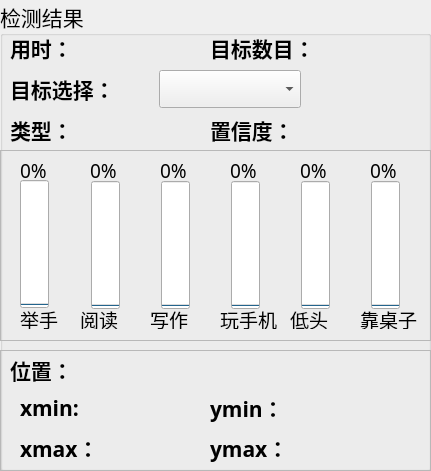
    <widget class="QGroupBox" name="groupBox_2">
     <property name="geometry">
      <rect>
       <x>0</x>
       <y>160</y>
       <width>431</width>
       <height>471</height>
      </rect>
     </property>
     <property name="font">
      <font>
       <family>华文楷体</family>
       <pointsize>16</pointsize>
      </font>
     </property>
     <property name="title">
      <string>检测结果</string>
     </property>
     <widget class="QFrame" name="frame_6">
      <property name="geometry">
       <rect>
        <x>0</x>
        <y>350</y>
        <width>431</width>
        <height>121</height>
       </rect>
      </property>
      <property name="frameShape">
       <enum>QFrame::StyledPanel</enum>
      </property>
      <property name="frameShadow">
       <enum>QFrame::Raised</enum>
      </property>
      <widget class="QLabel" name="label_4">
       <property name="geometry">
        <rect>
         <x>10</x>
         <y>0</y>
         <width>131</width>
         <height>41</height>
        </rect>
       </property>
       <property name="font">
        <font>
         <family>华文楷体</family>
         <pointsize>16</pointsize>
        </font>
       </property>
       <property name="styleSheet">
        <string notr="true"/>
       </property>
       <property name="text">
        <string>&lt;html&gt;&lt;head/&gt;&lt;body&gt;&lt;p&gt;&lt;span style=&quot; font-weight:600;&quot;&gt;位置：&lt;/span&gt;&lt;/p&gt;&lt;/body&gt;&lt;/html&gt;</string>
       </property>
      </widget>
      <widget class="QWidget" name="layoutWidget">
       <property name="geometry">
        <rect>
         <x>20</x>
         <y>40</y>
         <width>161</width>
         <height>37</height>
        </rect>
       </property>
       <layout class="QHBoxLayout" name="horizontalLayout">
        <item>
         <widget class="QLabel" name="label_6">
          <property name="font">
           <font>
            <family>华文楷体</family>
            <pointsize>16</pointsize>
            <weight>50</weight>
            <bold>false</bold>
           </font>
          </property>
          <property name="text">
           <string>&lt;html&gt;&lt;head/&gt;&lt;body&gt;&lt;p&gt;&lt;span style=&quot; font-weight:600;&quot;&gt;xmin:&lt;/span&gt;&lt;/p&gt;&lt;/body&gt;&lt;/html&gt;</string>
          </property>
         </widget>
        </item>
        <item>
         <widget class="QLabel" name="label_xmin">
          <property name="palette">
           <palette>
            <active>
             <colorrole role="WindowText">
              <brush brushstyle="SolidPattern">
               <color alpha="255">
                <red>255</red>
                <green>0</green>
                <blue>0</blue>
               </color>
              </brush>
             </colorrole>
            </active>
            <inactive>
             <colorrole role="WindowText">
              <brush brushstyle="SolidPattern">
               <color alpha="255">
                <red>255</red>
                <green>0</green>
                <blue>0</blue>
               </color>
              </brush>
             </colorrole>
            </inactive>
            <disabled>
             <colorrole role="WindowText">
              <brush brushstyle="SolidPattern">
               <color alpha="255">
                <red>120</red>
                <green>120</green>
                <blue>120</blue>
               </color>
              </brush>
             </colorrole>
            </disabled>
           </palette>
          </property>
          <property name="font">
           <font>
            <family>Arial</family>
            <pointsize>16</pointsize>
            <weight>75</weight>
            <bold>true</bold>
           </font>
          </property>
          <property name="text">
           <string/>
          </property>
         </widget>
        </item>
       </layout>
      </widget>
      <widget class="QWidget" name="layoutWidget">
       <property name="geometry">
        <rect>
         <x>210</x>
         <y>40</y>
         <width>161</width>
         <height>37</height>
        </rect>
       </property>
       <layout class="QHBoxLayout" name="horizontalLayout_2">
        <item>
         <widget class="QLabel" name="label_8">
          <property name="text">
           <string>&lt;html&gt;&lt;head/&gt;&lt;body&gt;&lt;p&gt;&lt;span style=&quot; font-weight:600;&quot;&gt;ymin：&lt;/span&gt;&lt;/p&gt;&lt;/body&gt;&lt;/html&gt;</string>
          </property>
         </widget>
        </item>
        <item>
         <widget class="QLabel" name="label_ymin">
          <property name="palette">
           <palette>
            <active>
             <colorrole role="WindowText">
              <brush brushstyle="SolidPattern">
               <color alpha="255">
                <red>255</red>
                <green>0</green>
                <blue>0</blue>
               </color>
              </brush>
             </colorrole>
            </active>
            <inactive>
             <colorrole role="WindowText">
              <brush brushstyle="SolidPattern">
               <color alpha="255">
                <red>255</red>
                <green>0</green>
                <blue>0</blue>
               </color>
              </brush>
             </colorrole>
            </inactive>
            <disabled>
             <colorrole role="WindowText">
              <brush brushstyle="SolidPattern">
               <color alpha="255">
                <red>120</red>
                <green>120</green>
                <blue>120</blue>
               </color>
              </brush>
             </colorrole>
            </disabled>
           </palette>
          </property>
          <property name="font">
           <font>
            <family>Arial</family>
            <pointsize>16</pointsize>
            <weight>75</weight>
            <bold>true</bold>
           </font>
          </property>
          <property name="text">
           <string/>
          </property>
         </widget>
        </item>
       </layout>
      </widget>
      <widget class="QWidget" name="layoutWidget">
       <property name="geometry">
        <rect>
         <x>20</x>
         <y>80</y>
         <width>161</width>
         <height>37</height>
        </rect>
       </property>
       <layout class="QHBoxLayout" name="horizontalLayout_3">
        <item>
         <widget class="QLabel" name="label_7">
          <property name="text">
           <string>&lt;html&gt;&lt;head/&gt;&lt;body&gt;&lt;p&gt;&lt;span style=&quot; font-weight:600;&quot;&gt;xmax：&lt;/span&gt;&lt;/p&gt;&lt;/body&gt;&lt;/html&gt;</string>
          </property>
         </widget>
        </item>
        <item>
         <widget class="QLabel" name="label_xmax">
          <property name="palette">
           <palette>
            <active>
             <colorrole role="WindowText">
              <brush brushstyle="SolidPattern">
               <color alpha="255">
                <red>255</red>
                <green>0</green>
                <blue>0</blue>
               </color>
              </brush>
             </colorrole>
            </active>
            <inactive>
             <colorrole role="WindowText">
              <brush brushstyle="SolidPattern">
               <color alpha="255">
                <red>255</red>
                <green>0</green>
                <blue>0</blue>
               </color>
              </brush>
             </colorrole>
            </inactive>
            <disabled>
             <colorrole role="WindowText">
              <brush brushstyle="SolidPattern">
               <color alpha="255">
                <red>120</red>
                <green>120</green>
                <blue>120</blue>
               </color>
              </brush>
             </colorrole>
            </disabled>
           </palette>
          </property>
          <property name="font">
           <font>
            <family>Arial</family>
            <pointsize>16</pointsize>
            <weight>75</weight>
            <bold>true</bold>
           </font>
          </property>
          <property name="text">
           <string/>
          </property>
         </widget>
        </item>
       </layout>
      </widget>
      <widget class="QWidget" name="layoutWidget">
       <property name="geometry">
        <rect>
         <x>210</x>
         <y>80</y>
         <width>161</width>
         <height>37</height>
        </rect>
       </property>
       <layout class="QHBoxLayout" name="horizontalLayout_4">
        <item>
         <widget class="QLabel" name="label_9">
          <property name="text">
           <string>&lt;html&gt;&lt;head/&gt;&lt;body&gt;&lt;p&gt;&lt;span style=&quot; font-weight:600;&quot;&gt;ymax：&lt;/span&gt;&lt;/p&gt;&lt;/body&gt;&lt;/html&gt;</string>
          </property>
         </widget>
        </item>
        <item>
         <widget class="QLabel" name="label_ymax">
          <property name="palette">
           <palette>
            <active>
             <colorrole role="WindowText">
              <brush brushstyle="SolidPattern">
               <color alpha="255">
                <red>255</red>
                <green>0</green>
                <blue>0</blue>
               </color>
              </brush>
             </colorrole>
            </active>
            <inactive>
             <colorrole role="WindowText">
              <brush brushstyle="SolidPattern">
               <color alpha="255">
                <red>255</red>
                <green>0</green>
                <blue>0</blue>
               </color>
              </brush>
             </colorrole>
            </inactive>
            <disabled>
             <colorrole role="WindowText">
              <brush brushstyle="SolidPattern">
               <color alpha="255">
                <red>120</red>
                <green>120</green>
                <blue>120</blue>
               </color>
              </brush>
             </colorrole>
            </disabled>
           </palette>
          </property>
          <property name="font">
           <font>
            <family>Arial</family>
            <pointsize>16</pointsize>
            <weight>75</weight>
            <bold>true</bold>
           </font>
          </property>
          <property name="text">
           <string/>
          </property>
         </widget>
        </item>
       </layout>
      </widget>
     </widget>
     <widget class="QWidget" name="layoutWidget">
      <property name="geometry">
       <rect>
        <x>210</x>
        <y>30</y>
        <width>211</width>
        <height>37</height>
       </rect>
      </property>
      <layout class="QHBoxLayout" name="horizontalLayout_5">
       <item>
        <widget class="QLabel" name="label">
         <property name="text">
          <string>&lt;html&gt;&lt;head/&gt;&lt;body&gt;&lt;p&gt;&lt;span style=&quot; font-weight:600;&quot;&gt;目标数目：&lt;/span&gt;&lt;/p&gt;&lt;/body&gt;&lt;/html&gt;</string>
         </property>
        </widget>
       </item>
       <item>
        <widget class="QLabel" name="label_nums">
         <property name="palette">
          <palette>
           <active>
            <colorrole role="WindowText">
             <brush brushstyle="SolidPattern">
              <color alpha="255">
               <red>255</red>
               <green>0</green>
               <blue>0</blue>
              </color>
             </brush>
            </colorrole>
            <colorrole role="Text">
             <brush brushstyle="SolidPattern">
              <color alpha="255">
               <red>0</red>
               <green>0</green>
               <blue>0</blue>
              </color>
             </brush>
            </colorrole>
            <colorrole role="PlaceholderText">
             <brush brushstyle="SolidPattern">
              <color alpha="128">
               <red>255</red>
               <green>0</green>
               <blue>0</blue>
              </color>
             </brush>
            </colorrole>
           </active>
           <inactive>
            <colorrole role="WindowText">
             <brush brushstyle="SolidPattern">
              <color alpha="255">
               <red>255</red>
               <green>0</green>
               <blue>0</blue>
              </color>
             </brush>
            </colorrole>
            <colorrole role="Text">
             <brush brushstyle="SolidPattern">
              <color alpha="255">
               <red>0</red>
               <green>0</green>
               <blue>0</blue>
              </color>
             </brush>
            </colorrole>
            <colorrole role="PlaceholderText">
             <brush brushstyle="SolidPattern">
              <color alpha="128">
               <red>255</red>
               <green>0</green>
               <blue>0</blue>
              </color>
             </brush>
            </colorrole>
           </inactive>
           <disabled>
            <colorrole role="WindowText">
             <brush brushstyle="SolidPattern">
              <color alpha="255">
               <red>120</red>
               <green>120</green>
               <blue>120</blue>
              </color>
             </brush>
            </colorrole>
            <colorrole role="Text">
             <brush brushstyle="SolidPattern">
              <color alpha="255">
               <red>120</red>
               <green>120</green>
               <blue>120</blue>
              </color>
             </brush>
            </colorrole>
            <colorrole role="PlaceholderText">
             <brush brushstyle="SolidPattern">
              <color alpha="128">
               <red>0</red>
               <green>0</green>
               <blue>0</blue>
              </color>
             </brush>
            </colorrole>
           </disabled>
          </palette>
         </property>
         <property name="font">
          <font>
           <family>Arial</family>
           <pointsize>16</pointsize>
           <weight>75</weight>
           <bold>true</bold>
          </font>
         </property>
         <property name="text">
          <string/>
         </property>
        </widget>
       </item>
      </layout>
     </widget>
     <widget class="QWidget" name="layoutWidget">
      <property name="geometry">
       <rect>
        <x>10</x>
        <y>70</y>
        <width>291</width>
        <height>38</height>
       </rect>
      </property>
      <layout class="QHBoxLayout" name="horizontalLayout_6">
       <item>
        <widget class="QLabel" name="label_5">
         <property name="text">
          <string>&lt;html&gt;&lt;head/&gt;&lt;body&gt;&lt;p&gt;&lt;span style=&quot; font-weight:600;&quot;&gt;目标选择：&lt;/span&gt;&lt;/p&gt;&lt;/body&gt;&lt;/html&gt;</string>
         </property>
        </widget>
       </item>
       <item>
        <widget class="QComboBox" name="comboBox"/>
       </item>
      </layout>
     </widget>
     <widget class="QWidget" name="layoutWidget_2">
      <property name="geometry">
       <rect>
        <x>10</x>
        <y>30</y>
        <width>171</width>
        <height>37</height>
       </rect>
      </property>
      <layout class="QHBoxLayout" name="horizontalLayout_7">
       <item>
        <widget class="QLabel" name="label_10">
         <property name="text">
          <string>&lt;html&gt;&lt;head/&gt;&lt;body&gt;&lt;p&gt;&lt;span style=&quot; font-weight:600;&quot;&gt;用时：&lt;/span&gt;&lt;/p&gt;&lt;/body&gt;&lt;/html&gt;</string>
         </property>
        </widget>
       </item>
       <item>
        <widget class="QLabel" name="time_lb">
         <property name="palette">
          <palette>
           <active>
            <colorrole role="WindowText">
             <brush brushstyle="SolidPattern">
              <color alpha="255">
               <red>255</red>
               <green>0</green>
               <blue>0</blue>
              </color>
             </brush>
            </colorrole>
            <colorrole role="Text">
             <brush brushstyle="SolidPattern">
              <color alpha="255">
               <red>0</red>
               <green>0</green>
               <blue>0</blue>
              </color>
             </brush>
            </colorrole>
            <colorrole role="PlaceholderText">
             <brush brushstyle="SolidPattern">
              <color alpha="128">
               <red>255</red>
               <green>0</green>
               <blue>0</blue>
              </color>
             </brush>
            </colorrole>
           </active>
           <inactive>
            <colorrole role="WindowText">
             <brush brushstyle="SolidPattern">
              <color alpha="255">
               <red>255</red>
               <green>0</green>
               <blue>0</blue>
              </color>
             </brush>
            </colorrole>
            <colorrole role="Text">
             <brush brushstyle="SolidPattern">
              <color alpha="255">
               <red>0</red>
               <green>0</green>
               <blue>0</blue>
              </color>
             </brush>
            </colorrole>
            <colorrole role="PlaceholderText">
             <brush brushstyle="SolidPattern">
              <color alpha="128">
               <red>255</red>
               <green>0</green>
               <blue>0</blue>
              </color>
             </brush>
            </colorrole>
           </inactive>
           <disabled>
            <colorrole role="WindowText">
             <brush brushstyle="SolidPattern">
              <color alpha="255">
               <red>120</red>
               <green>120</green>
               <blue>120</blue>
              </color>
             </brush>
            </colorrole>
            <colorrole role="Text">
             <brush brushstyle="SolidPattern">
              <color alpha="255">
               <red>120</red>
               <green>120</green>
               <blue>120</blue>
              </color>
             </brush>
            </colorrole>
            <colorrole role="PlaceholderText">
             <brush brushstyle="SolidPattern">
              <color alpha="128">
               <red>0</red>
               <green>0</green>
               <blue>0</blue>
              </color>
             </brush>
            </colorrole>
           </disabled>
          </palette>
         </property>
         <property name="font">
          <font>
           <family>Arial</family>
           <pointsize>16</pointsize>
           <weight>75</weight>
           <bold>true</bold>
          </font>
         </property>
         <property name="text">
          <string/>
         </property>
        </widget>
       </item>
      </layout>
     </widget>
     <widget class="QWidget" name="layoutWidget">
      <property name="geometry">
       <rect>
        <x>210</x>
        <y>110</y>
        <width>191</width>
        <height>41</height>
       </rect>
      </property>
      <layout class="QHBoxLayout" name="horizontalLayout_8">
       <item>
        <widget class="QLabel" name="label_11">
         <property name="text">
          <string>&lt;html&gt;&lt;head/&gt;&lt;body&gt;&lt;p&gt;&lt;span style=&quot; font-weight:600;&quot;&gt;置信度：&lt;/span&gt;&lt;/p&gt;&lt;/body&gt;&lt;/html&gt;</string>
         </property>
        </widget>
       </item>
       <item>
        <widget class="QLabel" name="label_conf">
         <property name="palette">
          <palette>
           <active>
            <colorrole role="WindowText">
             <brush brushstyle="SolidPattern">
              <color alpha="255">
               <red>255</red>
               <green>0</green>
               <blue>0</blue>
              </color>
             </brush>
            </colorrole>
           </active>
           <inactive>
            <colorrole role="WindowText">
             <brush brushstyle="SolidPattern">
              <color alpha="255">
               <red>255</red>
               <green>0</green>
               <blue>0</blue>
              </color>
             </brush>
            </colorrole>
           </inactive>
           <disabled>
            <colorrole role="WindowText">
             <brush brushstyle="SolidPattern">
              <color alpha="255">
               <red>120</red>
               <green>120</green>
               <blue>120</blue>
              </color>
             </brush>
            </colorrole>
           </disabled>
          </palette>
         </property>
         <property name="font">
          <font>
           <family>Arial</family>
           <pointsize>16</pointsize>
           <weight>75</weight>
           <bold>true</bold>
          </font>
         </property>
         <property name="text">
          <string/>
         </property>
        </widget>
       </item>
      </layout>
     </widget>
     <widget class="QWidget" name="layoutWidget_3">
      <property name="geometry">
       <rect>
        <x>10</x>
        <y>110</y>
        <width>191</width>
        <height>41</height>
       </rect>
      </property>
      <layout class="QHBoxLayout" name="horizontalLayout_9">
       <item>
        <widget class="QLabel" name="label_13">
         <property name="maximumSize">
          <size>
           <width>60</width>
           <height>16777215</height>
          </size>
         </property>
         <property name="text">
          <string>&lt;html&gt;&lt;head/&gt;&lt;body&gt;&lt;p&gt;&lt;span style=&quot; font-weight:600;&quot;&gt;类型：&lt;/span&gt;&lt;/p&gt;&lt;/body&gt;&lt;/html&gt;</string>
         </property>
        </widget>
       </item>
       <item>
        <widget class="QLabel" name="type_lb">
         <property name="palette">
          <palette>
           <active>
            <colorrole role="WindowText">
             <brush brushstyle="SolidPattern">
              <color alpha="255">
               <red>255</red>
               <green>0</green>
               <blue>0</blue>
              </color>
             </brush>
            </colorrole>
           </active>
           <inactive>
            <colorrole role="WindowText">
             <brush brushstyle="SolidPattern">
              <color alpha="255">
               <red>255</red>
               <green>0</green>
               <blue>0</blue>
              </color>
             </brush>
            </colorrole>
           </inactive>
           <disabled>
            <colorrole role="WindowText">
             <brush brushstyle="SolidPattern">
              <color alpha="255">
               <red>120</red>
               <green>120</green>
               <blue>120</blue>
              </color>
             </brush>
            </colorrole>
           </disabled>
          </palette>
         </property>
         <property name="font">
          <font>
           <family>Arial</family>
           <pointsize>16</pointsize>
           <weight>75</weight>
           <bold>true</bold>
          </font>
         </property>
         <property name="text">
          <string/>
         </property>
        </widget>
       </item>
      </layout>
     </widget>
     <widget class="QFrame" name="frame_7">
      <property name="geometry">
       <rect>
        <x>0</x>
        <y>150</y>
        <width>431</width>
        <height>191</height>
       </rect>
      </property>
      <property name="frameShape">
       <enum>QFrame::StyledPanel</enum>
      </property>
      <property name="frameShadow">
       <enum>QFrame::Raised</enum>
      </property>
      <widget class="QProgressBar" name="progressBar">
       <property name="geometry">
        <rect>
         <x>20</x>
         <y>30</y>
         <width>29</width>
         <height>128</height>
        </rect>
       </property>
       <property name="layoutDirection">
        <enum>Qt::RightToLeft</enum>
       </property>
       <property name="value">
        <number>0</number>
       </property>
       <property name="alignment">
        <set>Qt::AlignLeading|Qt::AlignLeft|Qt::AlignVCenter</set>
       </property>
       <property name="orientation">
        <enum>Qt::Vertical</enum>
       </property>
      </widget>
      <widget class="QLabel" name="label_14">
       <property name="geometry">
        <rect>
         <x>20</x>
         <y>160</y>
         <width>40</width>
         <height>19</height>
        </rect>
       </property>
       <property name="font">
        <font>
         <family>楷体</family>
         <pointsize>14</pointsize>
        </font>
       </property>
       <property name="text">
        <string>举手</string>
       </property>
      </widget>
      <widget class="QLabel" name="label_20">
       <property name="geometry">
        <rect>
         <x>20</x>
         <y>0</y>
         <width>61</width>
         <height>41</height>
        </rect>
       </property>
       <property name="font">
        <font>
         <family>楷体</family>
         <pointsize>14</pointsize>
        </font>
       </property>
       <property name="text">
        <string>0%</string>
       </property>
      </widget>
      <widget class="QLabel" name="label_21">
       <property name="geometry">
        <rect>
         <x>90</x>
         <y>0</y>
         <width>61</width>
         <height>41</height>
        </rect>
       </property>
       <property name="font">
        <font>
         <family>楷体</family>
         <pointsize>14</pointsize>
        </font>
       </property>
       <property name="text">
        <string>0%</string>
       </property>
      </widget>
      <widget class="QLabel" name="label_22">
       <property name="geometry">
        <rect>
         <x>160</x>
         <y>0</y>
         <width>61</width>
         <height>41</height>
        </rect>
       </property>
       <property name="font">
        <font>
         <family>楷体</family>
         <pointsize>14</pointsize>
        </font>
       </property>
       <property name="text">
        <string>0%</string>
       </property>
      </widget>
      <widget class="QLabel" name="label_23">
       <property name="geometry">
        <rect>
         <x>230</x>
         <y>0</y>
         <width>61</width>
         <height>41</height>
        </rect>
       </property>
       <property name="font">
        <font>
         <family>楷体</family>
         <pointsize>14</pointsize>
        </font>
       </property>
       <property name="text">
        <string>0%</string>
       </property>
      </widget>
      <widget class="QLabel" name="label_24">
       <property name="geometry">
        <rect>
         <x>300</x>
         <y>0</y>
         <width>61</width>
         <height>41</height>
        </rect>
       </property>
       <property name="font">
        <font>
         <family>楷体</family>
         <pointsize>14</pointsize>
        </font>
       </property>
       <property name="text">
        <string>0%</string>
       </property>
      </widget>
      <widget class="QLabel" name="label_25">
       <property name="geometry">
        <rect>
         <x>370</x>
         <y>0</y>
         <width>61</width>
         <height>41</height>
        </rect>
       </property>
       <property name="font">
        <font>
         <family>楷体</family>
         <pointsize>14</pointsize>
        </font>
       </property>
       <property name="text">
        <string>0%</string>
       </property>
      </widget>
      <widget class="QLabel" name="label_17">
       <property name="geometry">
        <rect>
         <x>220</x>
         <y>160</y>
         <width>60</width>
         <height>19</height>
        </rect>
       </property>
       <property name="font">
        <font>
         <family>楷体</family>
         <pointsize>14</pointsize>
        </font>
       </property>
       <property name="text">
        <string>玩手机</string>
       </property>
      </widget>
      <widget class="QProgressBar" name="progressBar_4">
       <property name="geometry">
        <rect>
         <x>231</x>
         <y>31</y>
         <width>29</width>
         <height>128</height>
        </rect>
       </property>
       <property name="value">
        <number>0</number>
       </property>
       <property name="orientation">
        <enum>Qt::Vertical</enum>
       </property>
      </widget>
      <widget class="QProgressBar" name="progressBar_6">
       <property name="geometry">
        <rect>
         <x>371</x>
         <y>31</y>
         <width>29</width>
         <height>128</height>
        </rect>
       </property>
       <property name="value">
        <number>0</number>
       </property>
       <property name="orientation">
        <enum>Qt::Vertical</enum>
       </property>
      </widget>
      <widget class="QLabel" name="label_19">
       <property name="geometry">
        <rect>
         <x>360</x>
         <y>160</y>
         <width>60</width>
         <height>19</height>
        </rect>
       </property>
       <property name="font">
        <font>
         <family>楷体</family>
         <pointsize>14</pointsize>
        </font>
       </property>
       <property name="text">
        <string>靠桌子</string>
       </property>
      </widget>
      <widget class="QLabel" name="label_18">
       <property name="geometry">
        <rect>
         <x>290</x>
         <y>160</y>
         <width>40</width>
         <height>19</height>
        </rect>
       </property>
       <property name="font">
        <font>
         <family>楷体</family>
         <pointsize>14</pointsize>
        </font>
       </property>
       <property name="text">
        <string>低头</string>
       </property>
      </widget>
      <widget class="QProgressBar" name="progressBar_5">
       <property name="geometry">
        <rect>
         <x>301</x>
         <y>31</y>
         <width>29</width>
         <height>128</height>
        </rect>
       </property>
       <property name="value">
        <number>0</number>
       </property>
       <property name="alignment">
        <set>Qt::AlignLeading|Qt::AlignLeft|Qt::AlignVCenter</set>
       </property>
       <property name="orientation">
        <enum>Qt::Vertical</enum>
       </property>
      </widget>
      <widget class="QProgressBar" name="progressBar_3">
       <property name="geometry">
        <rect>
         <x>161</x>
         <y>31</y>
         <width>29</width>
         <height>128</height>
        </rect>
       </property>
       <property name="value">
        <number>0</number>
       </property>
       <property name="orientation">
        <enum>Qt::Vertical</enum>
       </property>
      </widget>
      <widget class="QLabel" name="label_16">
       <property name="geometry">
        <rect>
         <x>150</x>
         <y>160</y>
         <width>40</width>
         <height>19</height>
        </rect>
       </property>
       <property name="font">
        <font>
         <family>楷体</family>
         <pointsize>14</pointsize>
        </font>
       </property>
       <property name="text">
        <string>写作</string>
       </property>
      </widget>
      <widget class="QProgressBar" name="progressBar_2">
       <property name="geometry">
        <rect>
         <x>91</x>
         <y>31</y>
         <width>29</width>
         <height>128</height>
        </rect>
       </property>
       <property name="value">
        <number>0</number>
       </property>
       <property name="orientation">
        <enum>Qt::Vertical</enum>
       </property>
      </widget>
      <widget class="QLabel" name="label_15">
       <property name="geometry">
        <rect>
         <x>80</x>
         <y>160</y>
         <width>40</width>
         <height>19</height>
        </rect>
       </property>
       <property name="font">
        <font>
         <family>楷体</family>
         <pointsize>14</pointsize>
        </font>
       </property>
       <property name="text">
        <string>阅读</string>
       </property>
      </widget>
     </widget>
    </widget>
